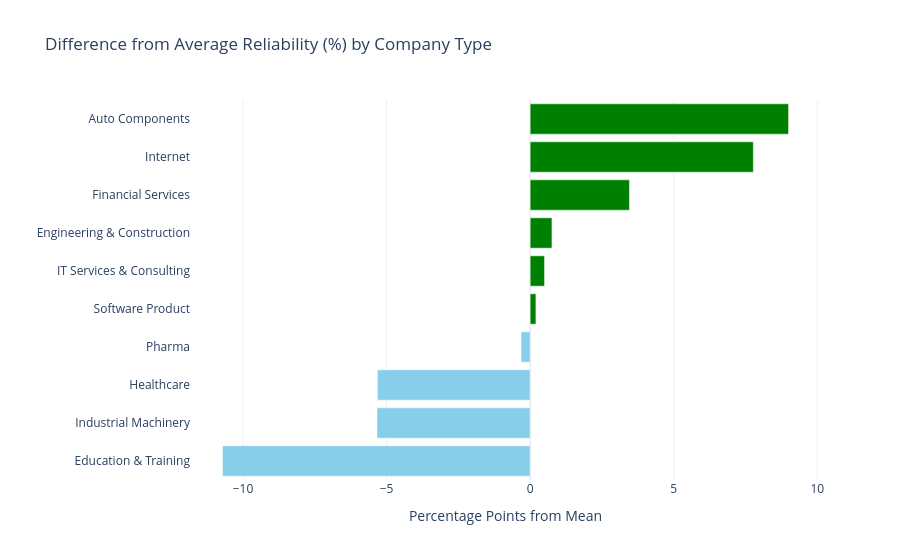

Here is the notebook cell this chart was saved with:
### Markdown cell above
#### Observation – Review volume vs rating
Average rating rises slightly with review volume (3.71 for up to 150 reviews to 3.80 for 1,000-5,000), while the spread shrinks (standard deviation 0.47 to 0.29). Ratings built on more reviews are more consistent.

### Code cell
sub_df = df[df['company_type'].isin(top_types)].copy()
sub_df['reliable'] = sub_df['number_of_reviews'] >= 500

rel_pct = sub_df.groupby('company_type')['reliable'].mean() * 100
diff = (rel_pct - rel_pct.mean()).reset_index()
diff.columns = ['company_type', 'deviation']
diff = diff.sort_values('deviation', ascending=True)

diff['color'] = diff['deviation'].apply(lambda x: 'Above Average' if x >= 0 else 'Below Average')

fig = px.bar(diff,x='deviation',y='company_type',orientation='h',color='color',
    color_discrete_map={'Above Average': 'green', 'Below Average': 'skyblue'},
    title='Difference from Average Reliability (%) by Company Type',
    labels={'deviation': 'Percentage Points from Mean', 'company_type': ''})
fig.update_layout(xaxis_title='Percentage Points from Mean',yaxis_title='',template='plotly_white',showlegend=False)
fig.show()

### Figure 1 — Plotly figure (JSON) as saved in the notebook; plotly's stock layout.template omitted (floating-point values rounded to 4 significant figures)
{"data": [{"hovertemplate": "color=Below Average<br>Percentage Points from Mean=%{x}<br>=%{y}<extra></extra>", "legendgroup": "Below Average", "marker": {"color": "skyblue", "pattern": {"shape": ""}}, "name": "Below Average", "orientation": "h", "showlegend": true, "textposition": "auto", "type": "bar", "x": [-10.72, -5.333, -5.319, -0.3169], "xaxis": "x", "y": ["Education & Training", "Industrial Machinery", "Healthcare", "Pharma"], "yaxis": "y"}, {"hovertemplate": "color=Above Average<br>Percentage Points from Mean=%{x}<br>=%{y}<extra></extra>", "legendgroup": "Above Average", "marker": {"color": "green", "pattern": {"shape": ""}}, "name": "Above Average", "orientation": "h", "showlegend": true, "textposition": "auto", "type": "bar", "x": [0.2003, 0.5001, 0.7582, 3.457, 7.771, 8.997], "xaxis": "x", "y": ["Software Product", "IT Services & Consulting", "Engineering & Construction", "Financial Services", "Internet", "Auto Components"], "yaxis": "y"}], "layout": {"barmode": "relative", "legend": {"title": {"text": "color"}, "tracegroupgap": 0}, "showlegend": false, "title": {"text": "Difference from Average Reliability (%) by Company Type"}, "xaxis": {"anchor": "y", "domain": [0, 1], "title": {"text": "Percentage Points from Mean"}}, "yaxis": {"anchor": "x", "domain": [0, 1], "title": {"text": ""}}}}
